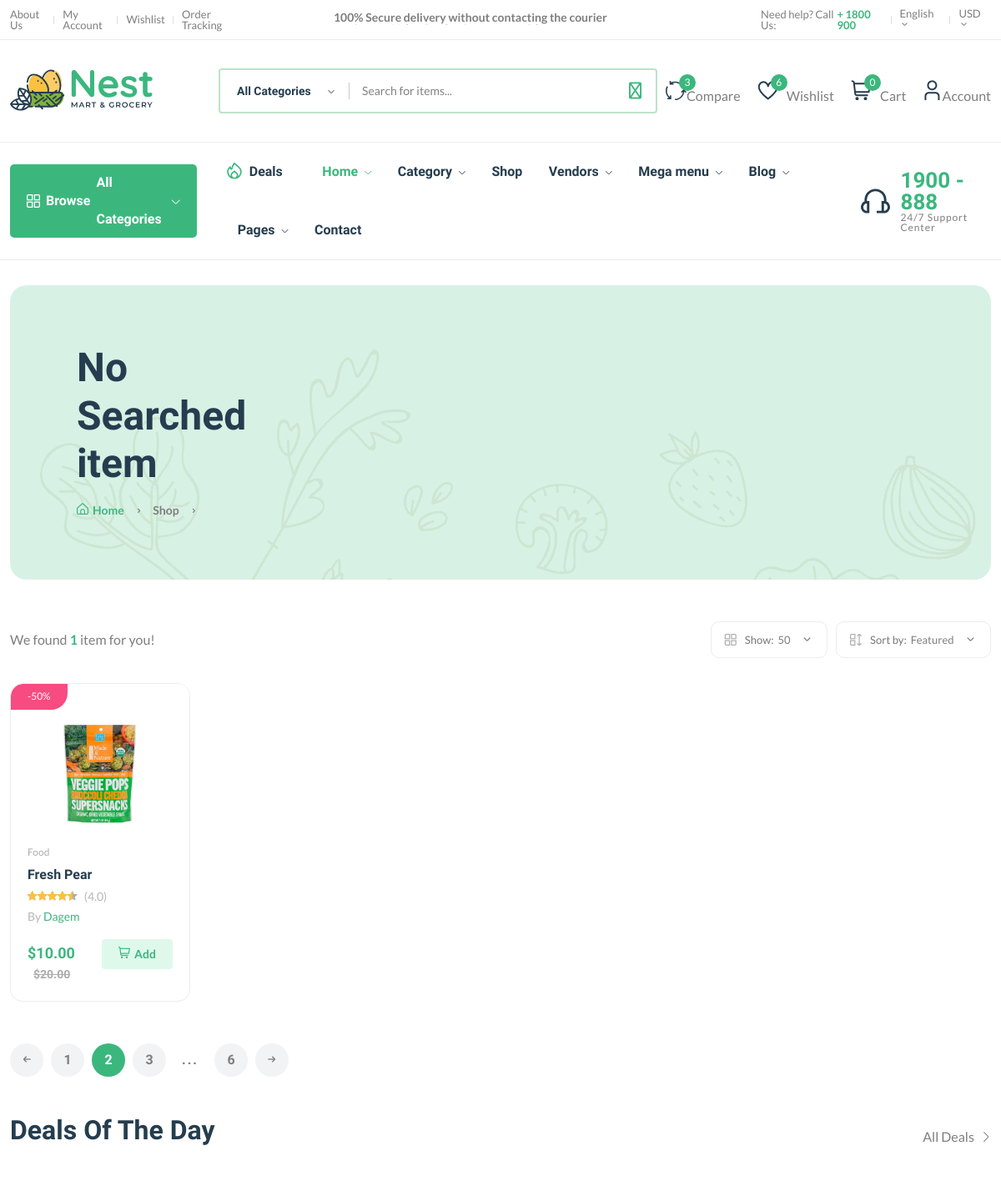
/search/ (upper part), run on an earlier commit of the app's database.
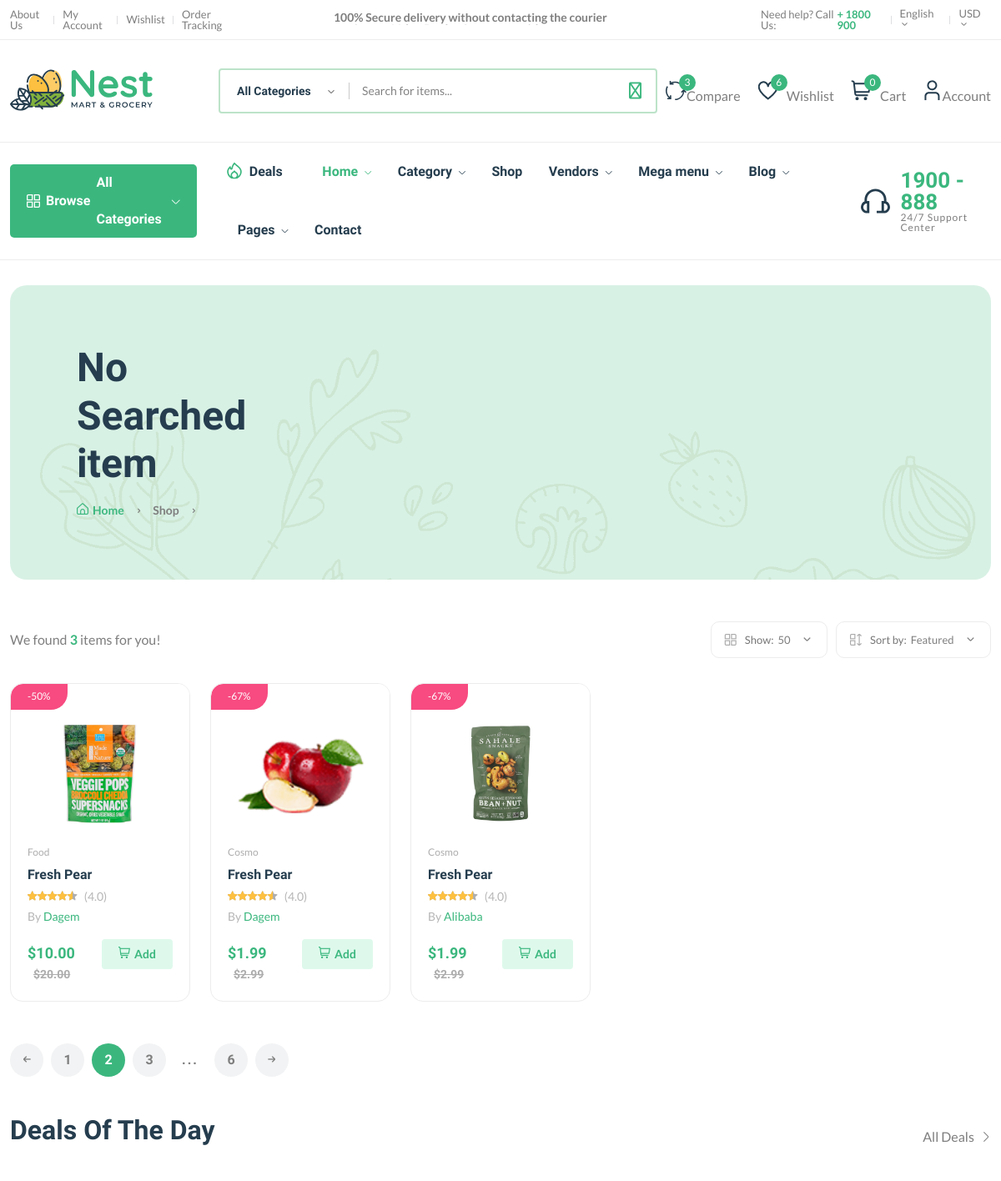
And on a later commit of the database.
### core/models.py (models this page shows, shortened)
class Product(models.Model):
      pid = ShortUUIDField(unique=True,max_length=30 ,alphabet="abcdefgh12345")
      user=models.ForeignKey(User,on_delete=models.SET_NULL , null=True)
      vendor=models.ForeignKey(Vendor,on_delete=models.SET_NULL, null=True,related_name="product")
      category=models.ForeignKey(Category , on_delete=models.SET_NULL , null=True,related_name="category")
      title=models.CharField(max_length=100,default="Fresh Pear")
      image=models.ImageField(upload_to=user_directory_path,default="product.jpg")
      description=RichTextUploadingField(null=True,blank=True, default="This is the product")
      price=models.DecimalField(max_digits=999999999999999999,decimal_places=2,default="1.99")
      old_price=models.DecimalField(max_digits=999999999999999999,decimal_places=2,default="2.99")
      specifications=models.TextField(null=True,blank=True)
      type=models.CharField(max_length=100,default="Organic",null=True,blank=True)
      stock_count=models.CharField(max_length=100,default="10",null=True,blank=True)
      life=models.CharField(max_length=100,default="100 Days",null=True,blank=True)
      mfd = models.DateTimeField(auto_now_add=False,null=True,blank=True)
      tags=TaggableManager(blank=True)
      product_status=models.CharField(choices=STATUS,max_length=10,default="in_review")
      status=models.BooleanField(default=True)
      in_stock=models.BooleanField(default=True)
      featured=models.BooleanField(default=False)
      digital=models.BooleanField(default=False)
      sku = ShortUUIDField(unique=True, length=4, max_length=10,
                         prefix="sku", alphabet="1234567890")
      date = models.DateTimeField(auto_now_add=True)
      updated = models.DateTimeField(null=True, blank=True)
      def get_precentage(self):
        new_price = (self.price / self.old_price) * 100
        return new_price

class Category(models.Model):
    cid = ShortUUIDField(unique=True,max_length=30 , prefix="cat",alphabet="abcdefgh12345")
    title=models.CharField(max_length=100,default="Food")
    image=models.ImageField(upload_to="category",default="category.jpeg")
    class Meta:
        verbose_name_plural="Categories"

class Vendor(models.Model):
      vid = ShortUUIDField(unique=True,max_length=30 , prefix="ven",alphabet="abcdefgh12345")
      title=models.CharField(max_length=100,default="Nestify")
      image=models.ImageField(upload_to=user_directory_path,default="vendor.jpg")
      cover_image=models.ImageField(upload_to=user_directory_path,default="vendor.jpg")
      description=RichTextUploadingField(null=True,blank=True, default="This is the vendor")
      address=models.CharField(max_length=100,default="Addis Ababa")
      contact=models.CharField(max_length=100,default="0943880714")
      chat_resp_time=models.CharField(max_length=100,default="100")
      shipping_on_time=models.CharField(max_length=100,default="100")
      authentic_rating=models.CharField(max_length=100,default="100")
      days_return=models.CharField(max_length=100,default="100")
      warranty_period=models.CharField(max_length=100,default="100")
      user=models.ForeignKey(User,on_delete=models.SET_NULL , null=True)
      date = models.DateTimeField(auto_now_add=True,null=True)
      class Meta:
        verbose_name_plural="Vendors"

### core/views.py (the view)
# urls.py: path("search/",views.search_view,name="search")
def search_view(request):
    query = request.GET.get("q", "")  # Use .get() to avoid KeyError if 'q' is missing
    products = Product.objects.filter(Q(title__icontains=query) | Q(description__icontains=query))
    context = {
        "products": products,
        "query":query
    }
    return render(request, "core/search.html", context)

### core/context_processor.py (called while the page is built)
def default(request):
    categories=Category.objects.all()
    vendors=Vendor.objects.all()
    try:
     address=Address.objects.get(user=request.user)
    except:
        address=None
    return{
        "categories":categories,
        "address":address,
        "vendors":vendors
    }

### templates/core/search.html (shortened to what the changed rows need)
{% extends 'partials/base.html' %}
{% load static %}
{% block content %}
<main class="main">
    <div class="page-header mt-30 mb-50">
        <div class="container">
            <div class="archive-header">
                <div class="row align-items-center">
                    <div class="col-xl-3">
                        {% if query %}
                        <h1 class="mb-15">{{query}}</h1>
                        {% else %}
                        <h1 class="mb-15">No Searched item</h1>
                        {% endif %}
                    </div>
                </div>
            </div>
        </div>
    </div>
    <div class="container mb-30">
        <div class="row">
            <div class="col-12">
                <div class="shop-product-fillter">
                    <div class="totall-product">
                        <p>We found <strong class="text-brand">{{products.count}}</strong> item{{products.count|pluralize}} for you!</p>
                    </div>
                </div>
                <div class="row product-grid">
                    {% for product in products  %}
                    <div class="col-lg-1-5 col-md-4 col-12 col-sm-6">
                        <div class="product-cart-wrap mb-30">
                            <div class="product-img-action-wrap">
                                <div class="product-img product-img-zoom">
                                    <a href="shop-product-right.html">
                                        <img class="default-img" src="{{ product.image.url }}" alt="" />
                                    </a>
                                </div>
                                <div class="product-badges product-badges-position product-badges-mrg">
                                    <span class="hot">-{{product.get_precentage|floatformat:0}}%</span>
                                </div>
                            </div>
                            <div class="product-content-wrap">
                                <div class="product-category">
                                    <a href="shop-grid-right.html">{{product.category.title}}</a>
                                </div>
                                <h2><a href="shop-product-right.html">{{product.title}}</a></h2>
                                <div class="product-rate-cover">
                                    <div class="product-rate d-inline-block">
                                        <div class="product-rating" style="width: 90%"></div>
                                    </div>
                                    <span class="font-small ml-5 text-muted"> (4.0)</span>
                                </div>
                                <div>
                                    <span class="font-small text-muted">By <a href="vendor-details-1.html">{{product.vendor.title}}</a></span>
                                </div>
                                <div class="product-card-bottom">
                                    <div class="product-price">
                                        <span>${{product.price}}</span>
                                        <span class="old-price">${{product.old_price}}</span>
                                    </div>
                                    <div class="add-cart">
                                        <a class="add" href="shop-cart.html"><i class="fi-rs-shopping-cart mr-5"></i>Add </a>
                                    </div>
                                </div>
                            </div>
                        </div>
                    </div>
                    {% endfor %}
                </div>
            </div>
        </div>
    </div>
</main>
{% endblock %}

What changed in the data, as far as the page shows it:
added Product: image (picture), get_precentage "67", category "Cosmo", title "Fresh Pear", vendor "Dagem", price "1.99", old_price "2.99"
added Product: image (picture), get_precentage "67", category "Cosmo", title "Fresh Pear", vendor "Alibaba", price "1.99", old_price "2.99"
Also different on the page:
{{ products.count }}: "1" → "3"
